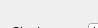
                    <widget class="QWidget" name="page_0">
                     <property name="geometry">
                      <rect>
                       <x>0</x>
                       <y>0</y>
                       <width>98</width>
                       <height>28</height>
                      </rect>
                     </property>
                     <attribute name="label">
                      <string>Shader Basic Parameters</string>
                     </attribute>
                     <widget class="QFrame" name="frame_6">
                      <property name="geometry">
                       <rect>
                        <x>10</x>
                        <y>20</y>
                        <width>311</width>
                        <height>126</height>
                       </rect>
                      </property>
                      <property name="frameShape">
                       <enum>QFrame::NoFrame</enum>
                      </property>
                      <property name="frameShadow">
                       <enum>QFrame::Raised</enum>
                      </property>
                      <layout class="QGridLayout">
                       <property name="margin">
                        <number>2</number>
                       </property>
                       <property name="spacing">
                        <number>2</number>
                       </property>
                       <item row="0" column="0">
                        <widget class="QLabel" name="label_6">
                         <property name="text">
                          <string>Shader:</string>
                         </property>
                        </widget>
                       </item>
                       <item row="0" column="1" colspan="2">
                        <widget class="QComboBox" name="shaderName">
                         <property name="maximumSize">
                          <size>
                           <width>16777215</width>
                           <height>18</height>
                          </size>
                         </property>
                         <item>
                          <property name="text">
                           <string>blinn</string>
                          </property>
                         </item>
                         <item>
                          <property name="text">
                           <string>blend</string>
                          </property>
                         </item>
                         <item>
                          <property name="text">
                           <string>terrain</string>
                          </property>
                         </item>
                        </widget>
                       </item>
                       <item row="1" column="1" colspan="2">
                        <widget class="QCheckBox" name="twoSided">
                         <property name="maximumSize">
                          <size>
                           <width>16777215</width>
                           <height>15</height>
                          </size>
                         </property>
                         <property name="text">
                          <string>Two Sided</string>
                         </property>
                        </widget>
                       </item>
                       <item row="2" column="1" colspan="2">
                        <widget class="QCheckBox" name="checkBox_2">
                         <property name="maximumSize">
                          <size>
                           <width>16777215</width>
                           <height>15</height>
                          </size>
                         </property>
                         <property name="text">
                          <string>Don't Cast Shadow</string>
                         </property>
                        </widget>
                       </item>
                       <item row="3" column="0">
                        <widget class="QLabel" name="label_3">
                         <property name="text">
                          <string>Surface Type:</string>
                         </property>
                        </widget>
                       </item>
                       <item row="3" column="1" colspan="2">
                        <widget class="QComboBox" name="surfaceType">
                         <property name="maximumSize">
                          <size>
                           <width>16777215</width>
                           <height>18</height>
                          </size>
                         </property>
                        </widget>
                       </item>
                       <item row="4" column="0">
                        <widget class="QLabel" name="label_4">
                         <property name="text">
                          <string>Opacity:</string>
                         </property>
                        </widget>
                       </item>
                       <item row="4" column="1">
                        <widget class="QSpinBox" name="opacity">
                         <property name="maximumSize">
                          <size>
                           <width>16777215</width>
                           <height>18</height>
                          </size>
                         </property>
                         <property name="maximum">
                          <number>100</number>
                         </property>
                         <property name="value">
                          <number>100</number>
                         </property>
                        </widget>
                       </item>
                       <item row="4" column="2">
                        <widget class="QSlider" name="horizontalSlider">
                         <property name="maximumSize">
                          <size>
                           <width>16777215</width>
                           <height>15</height>
                          </size>
                         </property>
                         <property name="maximum">
                          <number>100</number>
                         </property>
                         <property name="orientation">
                          <enum>Qt::Horizontal</enum>
                         </property>
                         <property name="tickPosition">
                          <enum>QSlider::NoTicks</enum>
                         </property>
                        </widget>
                       </item>
                       <item row="5" column="0">
                        <widget class="QLabel" name="label_5">
                         <property name="text">
                          <string>Alpha Test:</string>
                         </property>
                        </widget>
                       </item>
                       <item row="5" column="1">
                        <widget class="QSpinBox" name="alphaTest">
                         <property name="maximumSize">
                          <size>
                           <width>16777215</width>
                           <height>18</height>
                          </size>
                         </property>
                         <property name="maximum">
                          <number>100</number>
                         </property>
                        </widget>
                       </item>
                       <item row="5" column="2">
                        <widget class="QSlider" name="horizontalSlider_2">
                         <property name="maximumSize">
                          <size>
                           <width>16777215</width>
                           <height>15</height>
                          </size>
                         </property>
                         <property name="maximum">
                          <number>100</number>
                         </property>
                         <property name="orientation">
                          <enum>Qt::Horizontal</enum>
                         </property>
                         <property name="tickPosition">
                          <enum>QSlider::NoTicks</enum>
                         </property>
                        </widget>
                       </item>
                      </layout>
                     </widget>
                    </widget>
